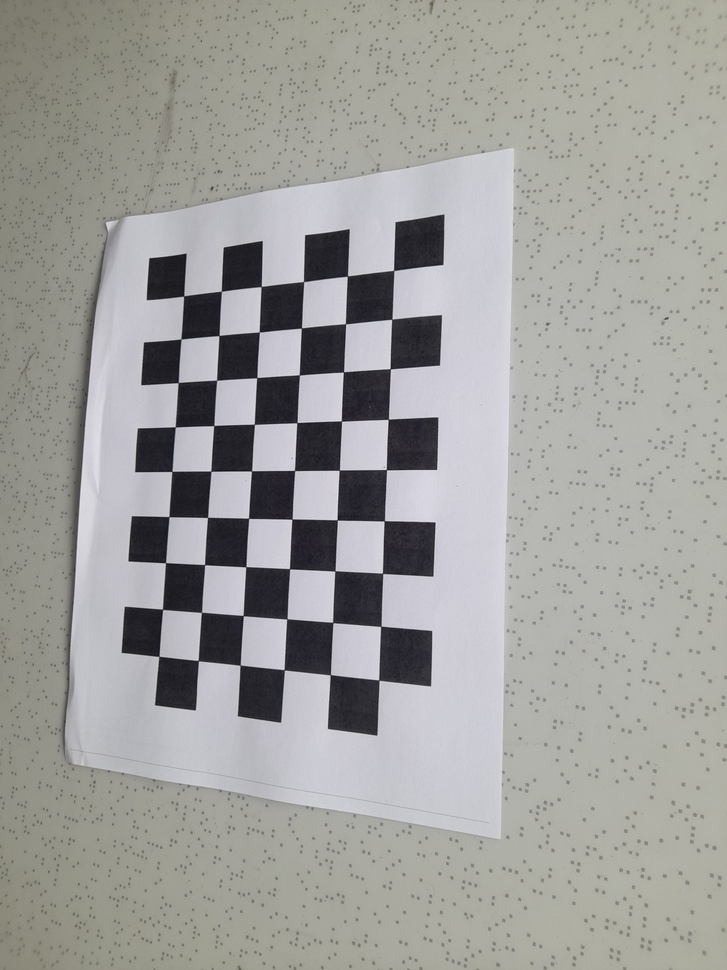
#> input picture Talleres/TallerPractico1_Calibracion/imagenes_originales/20250517_115609.jpg, 727 x 970 px, shrunk from 3000 x 4000 before the run, found by its file name
$ jupyter execute notebook_calibracion.ipynb   (older library calls are emulated)
#> lines starting #> are read from the running program, lines starting #| are printed output that depends on the picture
<a href="https://colab.research.google.com/github/JavierCarrillo12/Computacion-visual-jtorresle-jugomezra-dagarzonmo-jacarrillo/blob/main/Talleres/TallerPractico1_Calibracion/notebook_calibracion.ipynb" target="_parent"></a>

[cell 1]
import os
import cv2
import numpy as np

# 1) Rutas de origen y destino en Google Drive
src_folder = '/content/drive/MyDrive/Colab Notebooks/Computación visual/Calibración de Cámaras y Corrección de Distorsión con OpenCV/imagenes_originales'
dst_folder = '/content/drive/MyDrive/Colab Notebooks/Computación visual/Calibración de Cámaras y Corrección de Distorsión con OpenCV/imagenes_distorsionadas'

# Crear carpeta de destino si no existe
os.makedirs(dst_folder, exist_ok=True)

# 2) Lista de nombres de archivo (ajusta si cambian)
filenames = [
    '20250517_115609.jpg','20250517_115611.jpg','20250517_115613.jpg',
    '20250517_115615.jpg','20250517_115618.jpg','20250517_115622.jpg',
    '20250517_115625.jpg','20250517_115627.jpg','20250517_115634.jpg',
    '20250517_115636.jpg','20250517_115639.jpg'
]

# 3) Parámetros de distorsión (coeficientes ficticios para efecto visible)
#    k1, k2 controlan la deformación radial (>0: barril, <0: almohadilla)
#    p1, p2 controlan la distorsión tangencial
#    k3 tercer coef radial
dist_coeffs = np.array([0.5, 0.2, 0.0, 0.0, 0.0], dtype=np.float32)

for fname in filenames:
    # Leer imagen original
    src_path = os.path.join(src_folder, fname)
    img = cv2.imread(src_path)
#> img is the input picture: shape (970, 727, 3); mean B, G, R 156.7, 159.7, 159.9
    if img is None:
        print(f"⚠️ No se pudo leer {src_path}")
        continue

    h, w = img.shape[:2]
#> h = 970; w = 727
    # Matriz intrínseca simulada (focal = ancho, centro = mitad)
    K = np.array([[w,   0, w/2],
                  [ 0, w,   h/2],
                  [ 0,   0,     1]], dtype=np.float32)

    # 4) Generar mapas de undistort/remap
    map1, map2 = cv2.initUndistortRectifyMap(
        K, dist_coeffs, None, K, (w, h), cv2.CV_32FC1
    )
    # 5) Aplicar remape a la imagen (distorsionada)
    distorted = cv2.remap(img, map1, map2, interpolation=cv2.INTER_LINEAR)
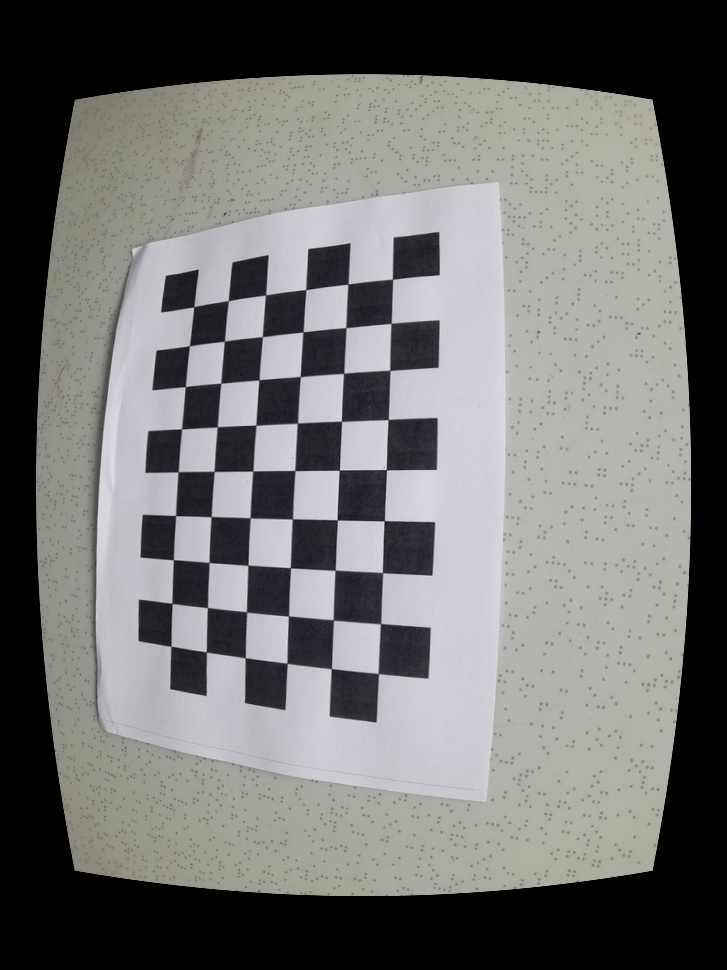
#> distorted: shape (970, 727, 3); mean B, G, R 112.3, 113.5, 113.6

    # 6) Guardar copia distorsionada
    dst_path = os.path.join(dst_folder, fname)
    cv2.imwrite(dst_path, distorted)
#> pass 2 of the loop `for fname in filenames:`:
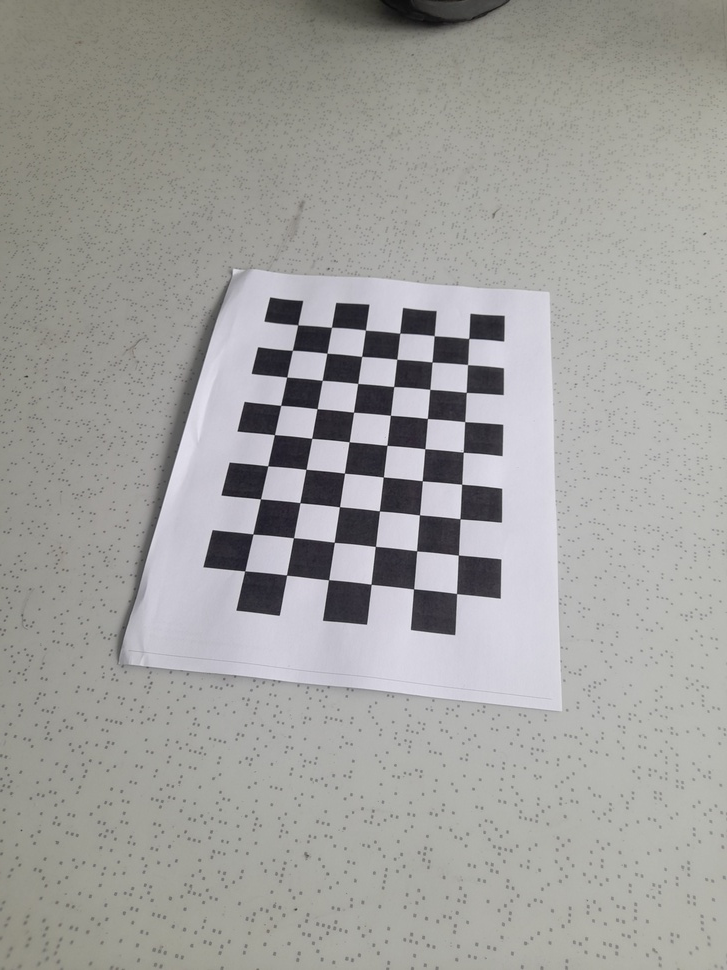
#> input picture Talleres/TallerPractico1_Calibracion/imagenes_originales/20250517_115611.jpg, 727 x 970 px, shrunk from 3000 x 4000 before the run, found by its file name
#> img is the input picture: shape (970, 727, 3); mean B, G, R 156.9, 159.6, 160.2
#> `distorted = cv2.remap(img, map1, map2, interpolation=cv2.INTER_LINEAR)`:
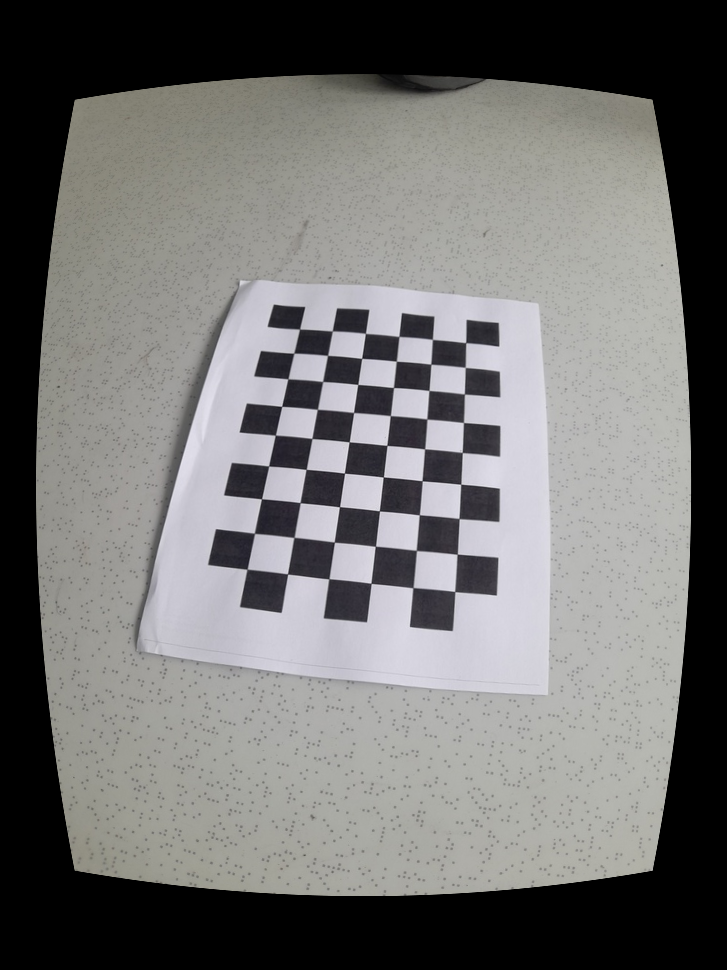
#> distorted: shape (970, 727, 3); mean B, G, R 113.3, 114.4, 114.9
#> pass 3 of the loop `for fname in filenames:`:
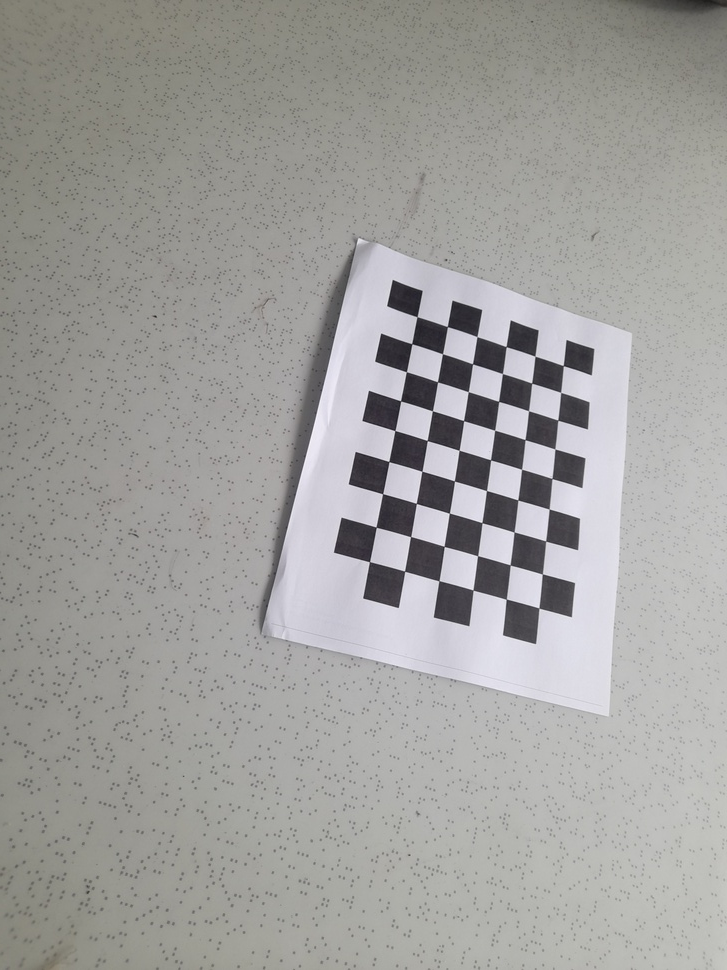
#> input picture Talleres/TallerPractico1_Calibracion/imagenes_originales/20250517_115613.jpg, 727 x 970 px, shrunk from 3000 x 4000 before the run, found by its file name
#> img is the input picture: shape (970, 727, 3); mean B, G, R 157.9, 160.2, 160.9
#> `distorted = cv2.remap(img, map1, map2, interpolation=cv2.INTER_LINEAR)`:
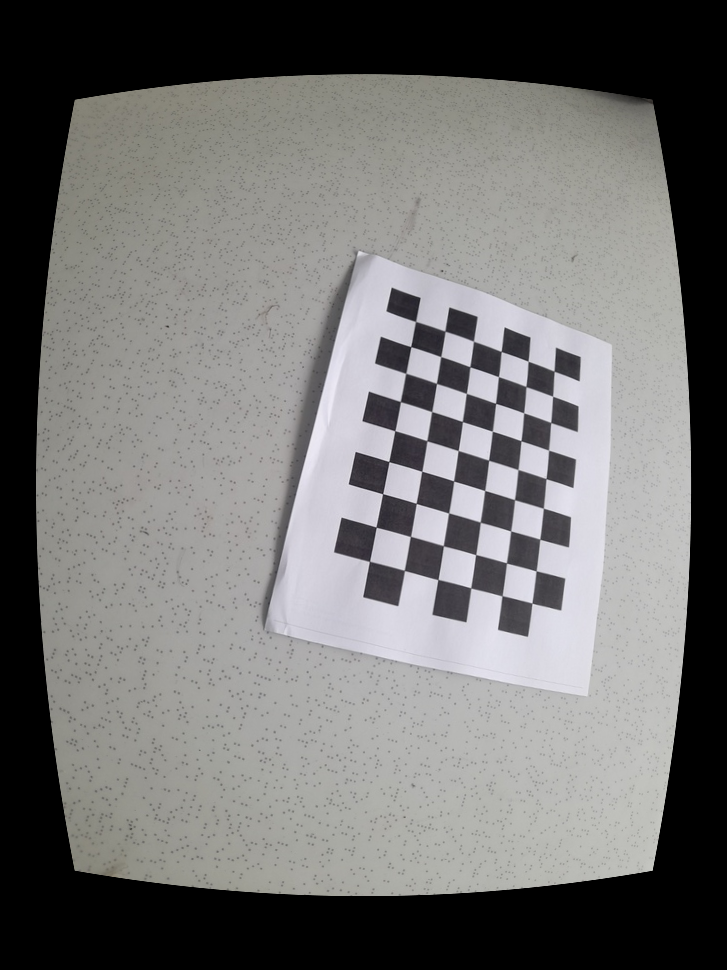
#> distorted: shape (970, 727, 3); mean B, G, R 114.1, 115, 115.6
#> the loop made 11 passes; the first 3 are shown

print("✅ Distorsión aplicada y archivos guardados en:", dst_folder)
